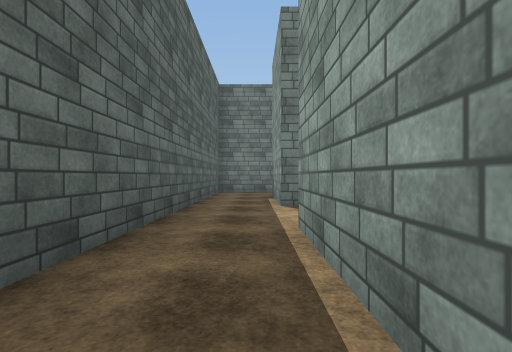
view 1 (above)

24 first-person views from a walk through a 3-D level made in the Unity game engine. The camera is 1.2 m above the floor, looks level and sees 85° across. The floor is counted in squares, 2 m on a side. Each view is taken from the middle of a square. On the plan, view 1 faces up. The plan holds only what a view shows up to about 9 squares ahead; the rest is blank. The place goes on beyond the plan. The player is left out. Some animated figures are left out. Door leaves are left out, so doorways stand open. Surface patterns are stand-ins for the level's own textures.

view 2
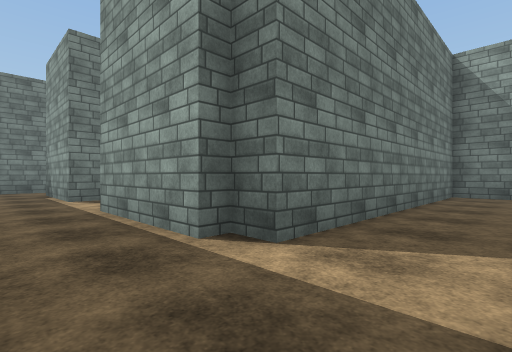

view 3
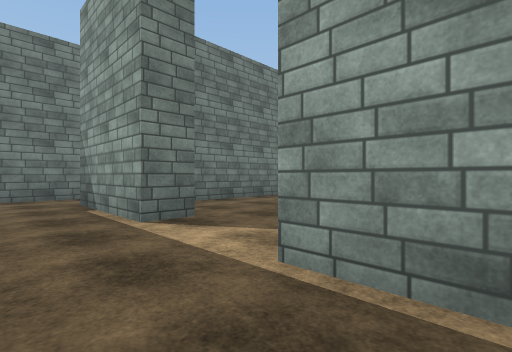

view 4
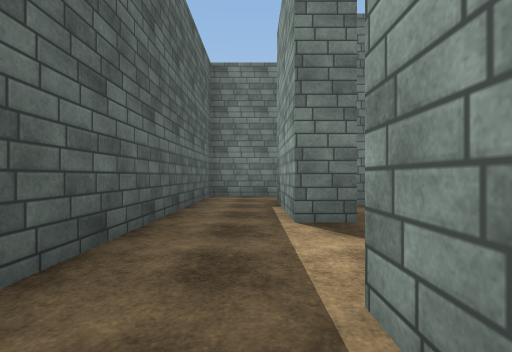

view 5
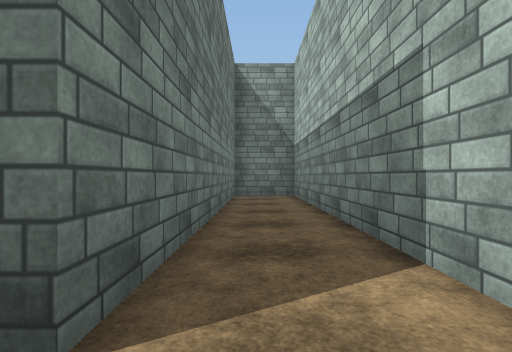

view 6
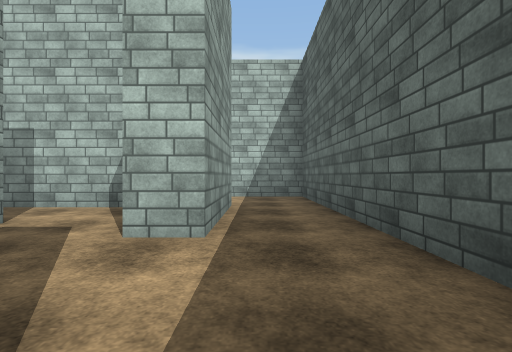

view 7
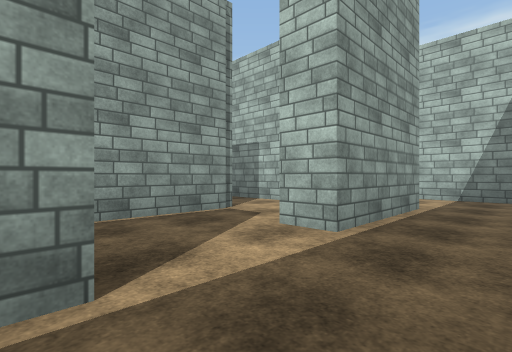

view 8
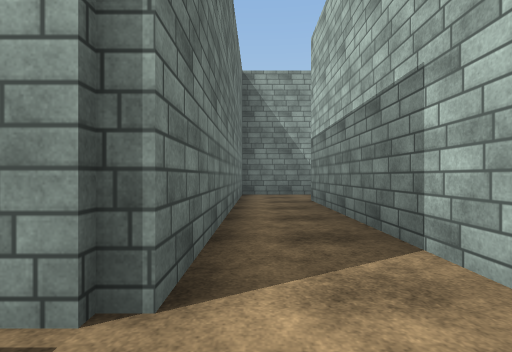

view 9
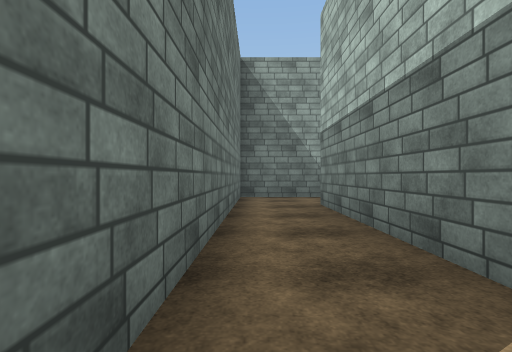

view 10
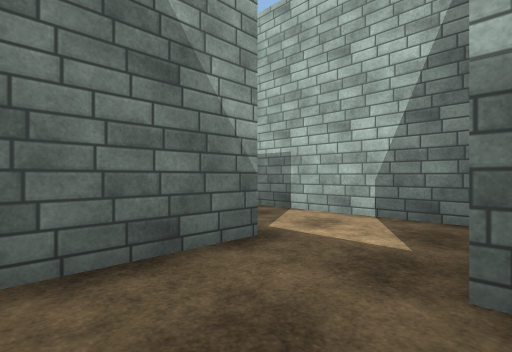

view 11
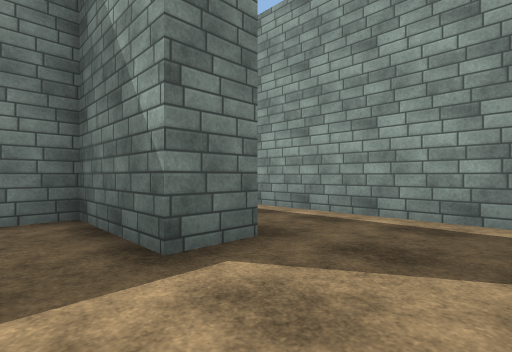

view 12
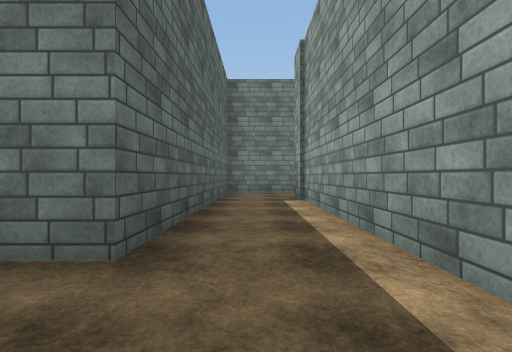

view 13
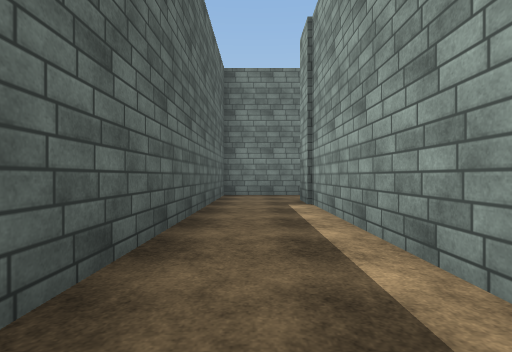

view 14
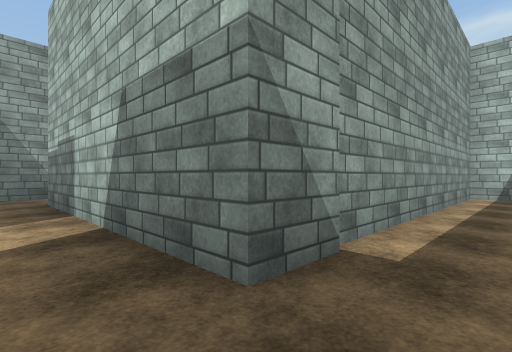

view 15
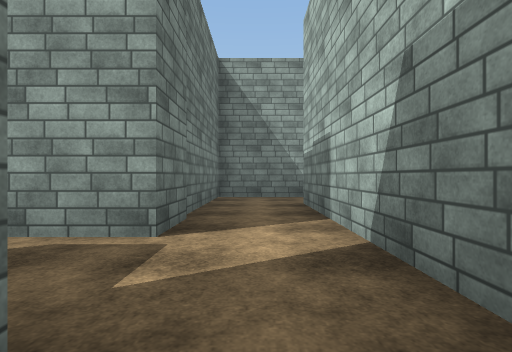

view 16
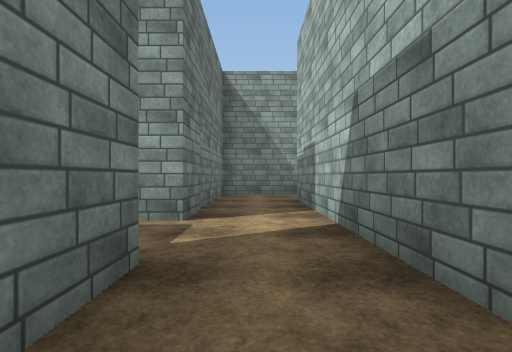

view 17
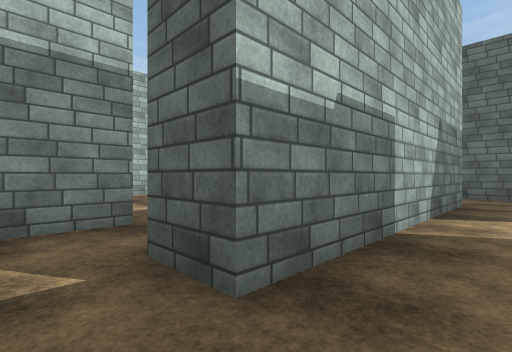

view 18
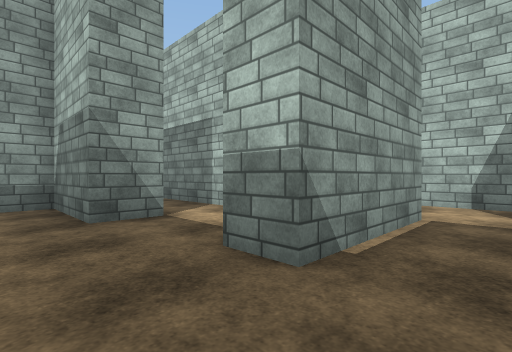

view 19
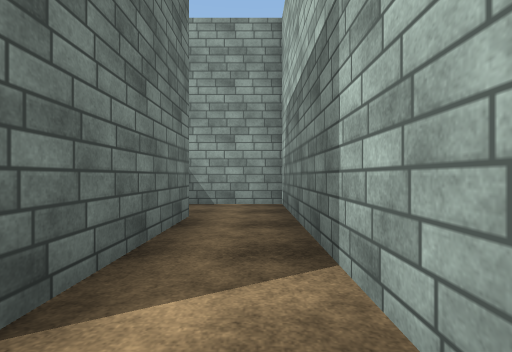

view 20
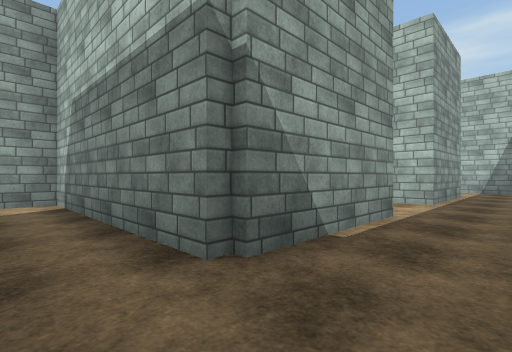

view 21
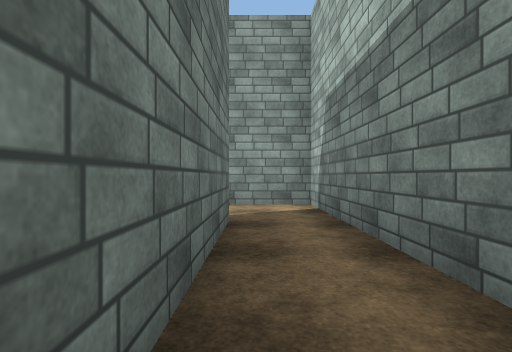

view 22
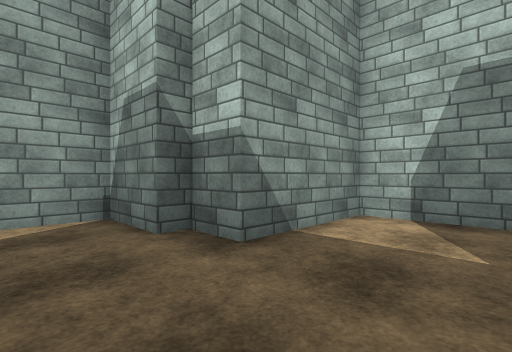

view 23
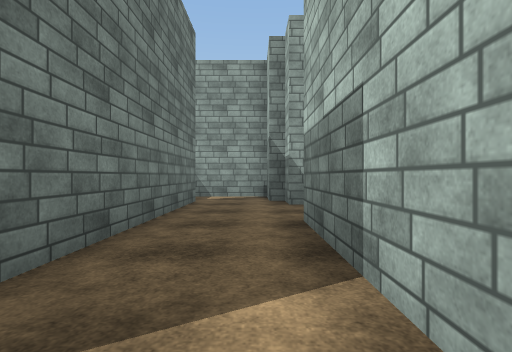

view 24
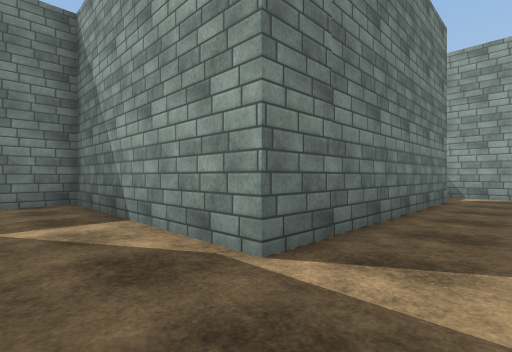

### Floor plan
Points are (right, up) in squares from view 1. A wall is a line through its corners. A room is listed if a view was taken in it or the views show most of it. See-through windows are left out.
Room 1 (views 1, 2, 3, 4, 5, 6, 7, 20, 21)
walls: (1.4, 5.6) (0.5, 5.6) (0.5, 8.8) (5.9, 8.8) (5.9, 11.4); (3.6, 10.4) (-1.4, 10.4) (-1.4, -2.2) (8.4, -2.2) (8.4, -0.4) (0.9, -0.4) (0.9, 0.3) (0.5, 0.3) (0.5, 3.3) (1.4, 3.3)
ways out: opening at (1, 4.5) to room 6; opening at (4.5, 11) to room 8
Room 2 (views 8, 9, 10)
walls: (2.2, 0.6) (9, 0.6); (11, 0) (11, 2.4) (3.1, 2.4) (3.1, 3.6)
ways out: opening at (10, 0) to room 3; opening at (2, 3) to room 6
Room 3 (view 11)
walls: (12, 0) (11, 0); (9.5, -2.2) (12.5, -2.2)
ways out: opening at (10, 0) to room 2; opening at (11.5, -1.5) to room 4
Room 4 (views 12, 13, 14, 15, 16)
walls: (12.5, -2.2) (14.2, -2.2) (14.2, 6); (15, 7.8) (12, 7.8) (12, 0)
ways out: opening at (11.5, -1.5) to room 3; opening at (14, 7) to room 5
Room 5 (view 17)
walls: (14.2, 6) (20.1, 6); (22, 6.6) (22, 8) (16.7, 8)
ways out: opening at (14, 7) to room 4; opening at (21, 6) to room 10; opening at (15.5, 8)
Room 6 (view 18)
walls: (4.4, 7.8) (2, 7.8); (3.1, 3.6) (3.1, 5.5) (4, 5.5)
ways out: opening at (1, 4.5) to room 1; opening at (2, 3) to room 2; opening at (3.5, 6.5) to room 11
Room 7 (view 19)
walls: (9.1, 5) (5.9, 5); (5.5, 3.4) (11, 3.4) (11, 5.5)
ways out: opening at (5, 5) to room 11
Room 8 (views 22, 23, 24)
walls: (0.6, 11.4) (3.8, 11.4); (5.4, 13.4) (0.5, 13.4) (0.5, 18.8) (-0.8, 18.8)
ways out: opening at (4.5, 11) to room 1; opening at (6, 12.5) to room 9
Room 9 (no view inside)
walls: (6.6, 13.4) (5.4, 13.4); (5.9, 11.4) (6.8, 11.4) (6.8, 11.7) (8.2, 11.7) (8.2, 13.8)
ways out: opening at (6, 12.5) to room 8; opening at (7.5, 14)
Room 10 (no view inside)
walls: (22, 5.6) (22, 6.6); (20.1, 6) (20.1, 4.9)
ways out: opening at (21, 6) to room 5; opening at (20, 4)
Room 11 (no view inside)
walls: (5.9, 7.8) (4.4, 7.8); (5.9, 5) (5.9, 6)
ways out: opening at (3.5, 6.5) to room 6; opening at (5, 5) to room 7; opening at (6, 7)

Where each view was taken, in squares from view 1:
view 1: 0 up, 0 right, facing up
view 2: 2 down, 1 left, facing up-right
view 3: 2 up, 1 left, facing up-right
view 4: 2 up, 0 right, facing up
view 5: 1 down, 0 right, facing right
view 6: 6 up, 0 right, facing down
view 7: 6 up, 1 left, facing down-right
view 8: 2 up, 2 right, facing right
view 9: 2 up, 3 right, facing right
view 10: 2 up, 9 right, facing down-right
view 11: 2 down, 10 right, facing up-right
view 12: 2 down, 13 right, facing up
view 13: 1 down, 13 right, facing up
view 14: 7 up, 13 right, facing down-right
view 15: 7 up, 14 right, facing right
view 16: 7 up, 13 right, facing right
view 17: 7 up, 21 right, facing down-left
view 18: 7 up, 2 right, facing down-right
view 19: 4 up, 5 right, facing right
view 20: 10 up, 1 left, facing down-right
view 21: 10 up, 0 right, facing right
view 22: 13 up, 4 right, facing down-right
view 23: 12 up, 0 right, facing right
view 24: 12 up, 1 left, facing up-right
